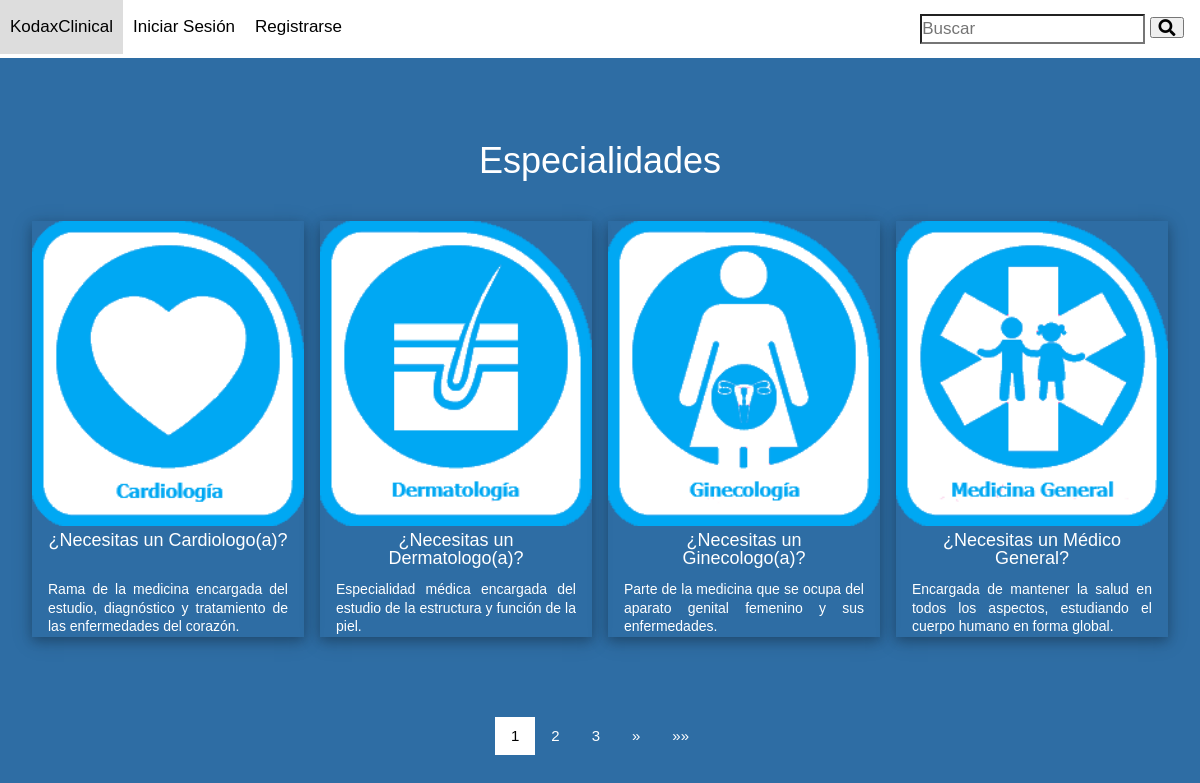
The page / on the database its author committed.
### tables this page shows
CREATE TABLE `categorias` (
  `id_categoria` int(11) NOT NULL,
  `nombre` varchar(30) NOT NULL,
  `nombres` varchar(30) NOT NULL,
  `titulo` varchar(50) NOT NULL,
  `descripcion` varchar(255) NOT NULL,
  `imagen` varchar(255) NOT NULL
);

### lib/otros/paginacion.php (called while the page is built, shortened)
<?php
  include("lib/conexion.php");
  $sql2 ="SELECT * FROM categorias";
  $stmt2=$conexion->query($sql2);
  $rows2 = $stmt2->fetchAll();
  $filas = $stmt2->rowCount();
  include("bar.php");
  $tamano_paginas=4;
  if(isset($_GET["pagina"])){
    if($_GET["pagina"]==1){
      $pagina=1;
    }else{
      $pagina=$_GET["pagina"];
      if($pagina <= 0){
        $pagina = 1;
      }
    }
  }else{
    $pagina=1;
  }
  $total_paginas=ceil($filas/$tamano_paginas);
  $empezar_desde=($pagina-1)*$tamano_paginas;
  $sql="SELECT * FROM categorias LIMIT $empezar_desde,$tamano_paginas";
  $stmt=$conexion->query($sql);
  $rows = $stmt->fetchAll();

### index.php (the view, shortened to what this page needs)
<!DOCTYPE html>
<html>
<head>
  <?php include('lib/links.php'); ?>
</head>
<body>
  <?php include("lib/otros/paginacion.php"); ?>
  <div class="w3-main w3-content w3-padding"  id="div1index" >
    <h1 id="h1index">Especialidades</h1>
    <div class="w3-row-padding w3-padding-16 w3-center" >
      <?php $num=1; foreach ($rows as $key): ?>
      <div class="w3-quarter">
        <div class="w3-card-4" id="div4index">
          <a href="medicos.php?esp=<?php echo $key["id_categoria"] ?>"><img src="imagenkodaxweb/<?php echo $key['imagen'] ?>" alt="" id="imgindex"></a>
          <div class="w3-container w3-center">
            <h3 id="titulo"><?php echo $key['titulo'] ?></h3>
            <p id="descripcion"><?php echo $key['descripcion']?></p>
          </div>
        </div>
      </div>
      <?php if($num==4||$num==8){ ?>
    </div>
  <?php }if($num==4){ ?>
    <div class="w3-row-padding w3-padding-16 w3-center">
  <?php }$num++; endforeach; ?>
  </div>
  <?php include("lib/otros/paginas.php") ?>
</body>
</html>

### lib/links.php (shortened to what this page needs)
<link rel="stylesheet" href="css/bootstrap.min.css">
<link rel="stylesheet" href="css/w3.css">
<link rel="stylesheet" href="css/fonts.css">
<link href="css/estilos.css" rel="stylesheet"/>
<link rel="stylesheet" href="css/font-awesome.min.css">
<link rel="stylesheet" href="https://cdnjs.cloudflare.com/ajax/libs/font-awesome/4.7.0/css/font-awesome.css">
<link rel="stylesheet" href="https://use.fontawesome.com/releases/v5.2.0/css/all.css" >

### bar.php (shortened to what this page needs)
<div class="topnav" id="myTopnav">
  <a href="index.php" class="" style="color:black;">KodaxClinical</a>
  <?php if(isset($_SESSION['user'])){ ?>
  <a href="perfil.php" class="" style="color:black;"><?php echo $_SESSION['clinica'] ?></a>
  <a onclick="document.getElementById('id02').style.display='block'" class="tt"><i class="fa fa-power-off" style="color:black;"></i></a>
  <?php }else{ ?>
  <a href="login.php" class="" style="color:black;">Iniciar Sesión</a>
  <a href="registro.php" class="" style="color:black;">Registrarse</a>
  <?php } ?>
  <form action="busqueda.php" method="post" name="busq" class="w3-right">
    <input class="input" style="color:black;" type="search" placeholder="Buscar" aria-label="Search" name="search" required>
    <button  class="button" style="color:black;" type="submit"><i class="fa fa-search" style="width:30px"></i></button>
  </form>
</div>

### lib/otros/paginas.php (shortened to what this page needs)
<div class="w3-center w3-padding-32">
    <div class="w3-bar">
    <?php
      $paginate_max = 4;
      if($filas != 0){
        $nextpage = $pagina + 1;
        $spmin = ($pagina > $paginate_max) ? ($pagina - $paginate_max) : 1;
        $spmax = ($pagina < ($total_paginas - $paginate_max)) ? ($pagina + $paginate_max) : $total_paginas;
        if($pagina == 1){
    ?>
          <a class="w3-bar-item w3-white w3-button">1</a>
          <?php
          for($i=$spmin; $i<=$spmax; $i++){
            if($i != 1){
              if($i < 8){
          ?>
          <a class="w3-bar-item w3-button w3-hover-white" href="?pagina=<?php echo $i ?>"><?php echo $i ?></a>
          <?php
              }
            }
          }
            if($total_paginas > $pagina){
          ?>
          <a class="w3-bar-item w3-button w3-hover-white" href="?pagina=<?php echo $nextpage ?>">&raquo;</a>
          <a class="w3-bar-item w3-button w3-hover-white" href="?pagina=<?php echo $total_paginas ?>">&raquo;&raquo;</a>
          <?php
          }
        }
          ?>
    </div>
    <?php
      }
    ?>
</div>

### css/w3.css (style rules this page uses)
*,*:before,*:after { box-sizing:inherit }
html { -ms-text-size-adjust:100%;-webkit-text-size-adjust:100% }
body { margin:0 }
a { background-color:transparent;-webkit-text-decoration-skip:objects }
img { border-style:none }
button,input,select,textarea { font:inherit;margin:0 }
button,input { overflow:visible }
button,select { text-transform:none }
button,html [type=button],[type=reset],[type=submit] { -webkit-appearance:button }
[type=search] { -webkit-appearance:textfield;outline-offset:-2px }
html,body { font-family:Verdana,sans-serif;font-size:15px;line-height:1.5 }
html { overflow-x:hidden }
h1 { font-size:36px }
h3 { font-size:24px }
h1,h2,h3,h4,h5,h6 { font-family:"Segoe UI",Arial,sans-serif;font-weight:400;margin:10px 0 }
img { vertical-align:middle }
a { color:inherit }
.w3-btn,.w3-button { border:none;display:inline-block;padding:8px 16px;vertical-align:middle;overflow:hidden;text-decoration:none;color:inherit;background-color:inherit;text-align:center;cursor:pointer;white-space:nowrap }
.w3-btn,.w3-button { -webkit-touch-callout:none;-webkit-user-select:none;-khtml-user-select:none;-moz-user-select:none;-ms-user-select:none;user-select:none }
.w3-main,#main { transition:margin-left .4s }
.w3-bar { width:100%;overflow:hidden }
.w3-center .w3-bar { display:inline-block;width:auto }
.w3-bar .w3-bar-item { padding:8px 16px;float:left;width:auto;border:none;display:block;outline:0 }
.w3-bar .w3-button { white-space:normal }
.w3-container:after,.w3-container:before,.w3-panel:after,.w3-panel:before,.w3-row:after,.w3-row:before,.w3-row-padding:after,.w3-row-padding:before, .w3-cell-row:before,.w3-cell-row:after,.w3-clear:after,.w3-clear:before,.w3-bar:before,.w3-bar:after { content:"";display:table;clear:both }
.w3-col,.w3-half,.w3-third,.w3-twothird,.w3-threequarter,.w3-quarter { float:left;width:100% }
@media (min-width:601px) { .w3-col.m3,.w3-quarter { width:24.99999% } }
.w3-content { max-width:980px;margin:auto }
.w3-row-padding,.w3-row-padding>.w3-half,.w3-row-padding>.w3-third,.w3-row-padding>.w3-twothird,.w3-row-padding>.w3-threequarter,.w3-row-padding>.w3-quarter,.w3-row-padding>.w3-col { padding:0 8px }
.w3-container,.w3-panel { padding:0.01em 16px }
.w3-card-4,.w3-hover-shadow:hover { box-shadow:0 4px 10px 0 rgba(0,0,0,0.2),0 4px 20px 0 rgba(0,0,0,0.19) }
.w3-center { text-align:center!important }
.w3-padding { padding:8px 16px!important }
.w3-padding-16 { padding-top:16px!important;padding-bottom:16px!important }
.w3-padding-32 { padding-top:32px!important;padding-bottom:32px!important }
.w3-right { float:right!important }
.w3-white,.w3-hover-white:hover { color:#000!important;background-color:#fff!important }

### css/estilos.css (style rules this page uses)
* { margin: 0; padding: 0; -webkit-box-sizing: border-box; -moz-box-sizing: border-box; box-sizing: border-box; }
.topnav { position: fixed; z-index:1; top: 0; width: 100%; overflow: hidden; background-color: white; }
.topnav a { float: left; display: block; color: #f2f2f2; text-align: center; padding: 14px 10px; text-decoration: none; font-size: 17px; }
.topnav form { float: left; display: block; color: #f2f2f2; text-align: center; padding: 14px 16px; text-decoration: none; font-size: 17px; }
#descripcion { display: block; display: -webkit-box; max-width: 100%; height: 4em; margin: 0 auto; font-size: 14px; line-height: 1.3; -webkit-line-clamp: 3; -webkit-box-orient: vertical; overflow: hidden; text-overflow: ellipsis; text-align:justify; }
#titulo { padding-top: 5px; display: block; display: -webkit-box; max-width: 100%; height: 3em; margin: 0 auto; font-size: 18px; line-height: 1; -webkit-line-clamp: 4; -webkit-box-orient: vertical; overflow: hidden; text-overflow: ellipsis; text-align:center; }
#div1index { color:white; max-width:1200px; margin-top:100px; }
#div4index { margin-top:15px; }
#h1index { text-align:center; }
#imgindex { width:100%; }
body { background:#2e6da4; -webkit-background-size: cover; background-size: cover; background-attachment: fixed; font-family: Roboto; }

### lib/links.php (style rules this page uses)
body,h1,h2,h3,h4,h5,h6 { font-family: "Karma", sans-serif }

### rows shown on the page
categorias: imagen (picture), titulo "¿Necesitas un Cardiologo(a)?", descripcion "Rama de la medicina encargada del estudio, diagnóstico y tratamiento de las enfermedades del corazón."
categorias: imagen (picture), titulo "¿Necesitas un Dermatologo(a)?", descripcion "Especialidad médica encargada del estudio de la estructura y función de la piel."
categorias: imagen (picture), titulo "¿Necesitas un Ginecologo(a)?", descripcion "Parte de la medicina que se ocupa del aparato genital femenino y sus enfermedades."
categorias: imagen (picture), titulo "¿Necesitas un Médico General?", descripcion "Encargada de mantener la salud en todos los aspectos, estudiando el cuerpo humano en forma global."
